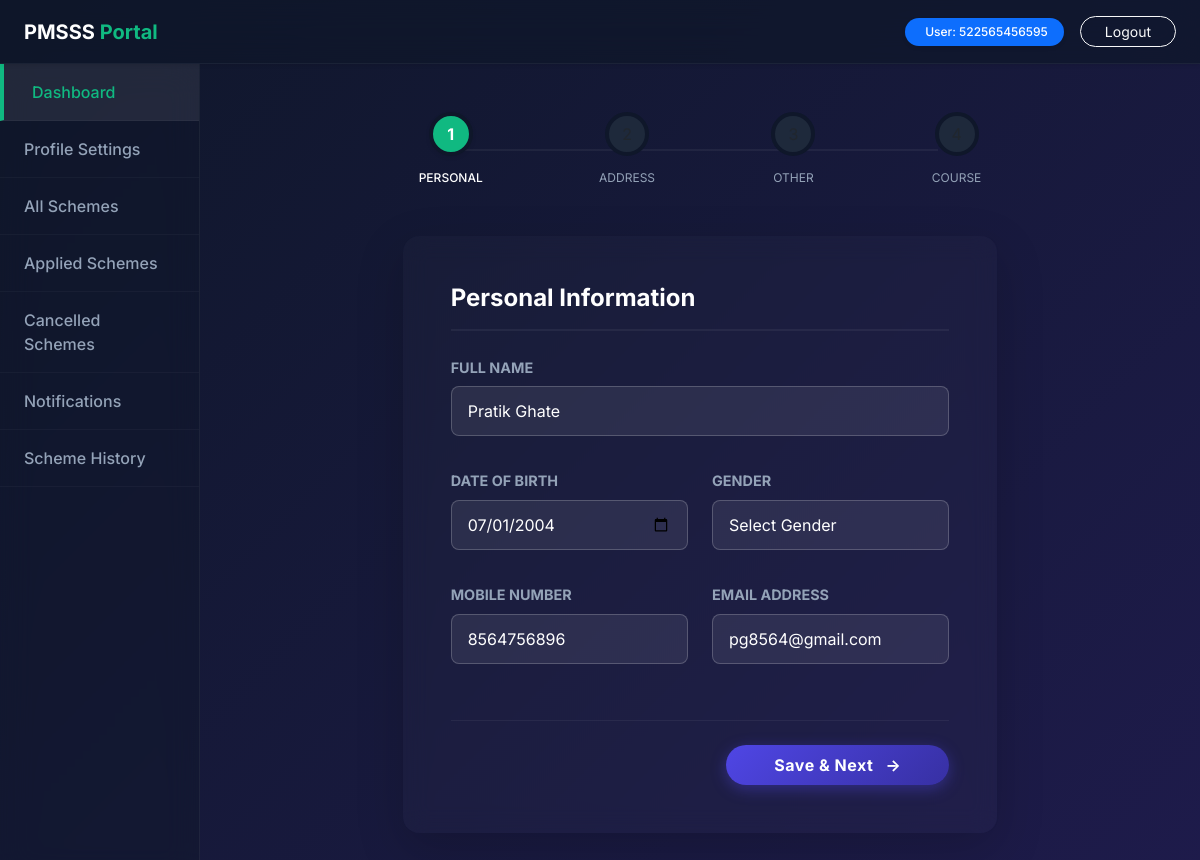
Before: /student/profile/ (signed in) with the older database file.
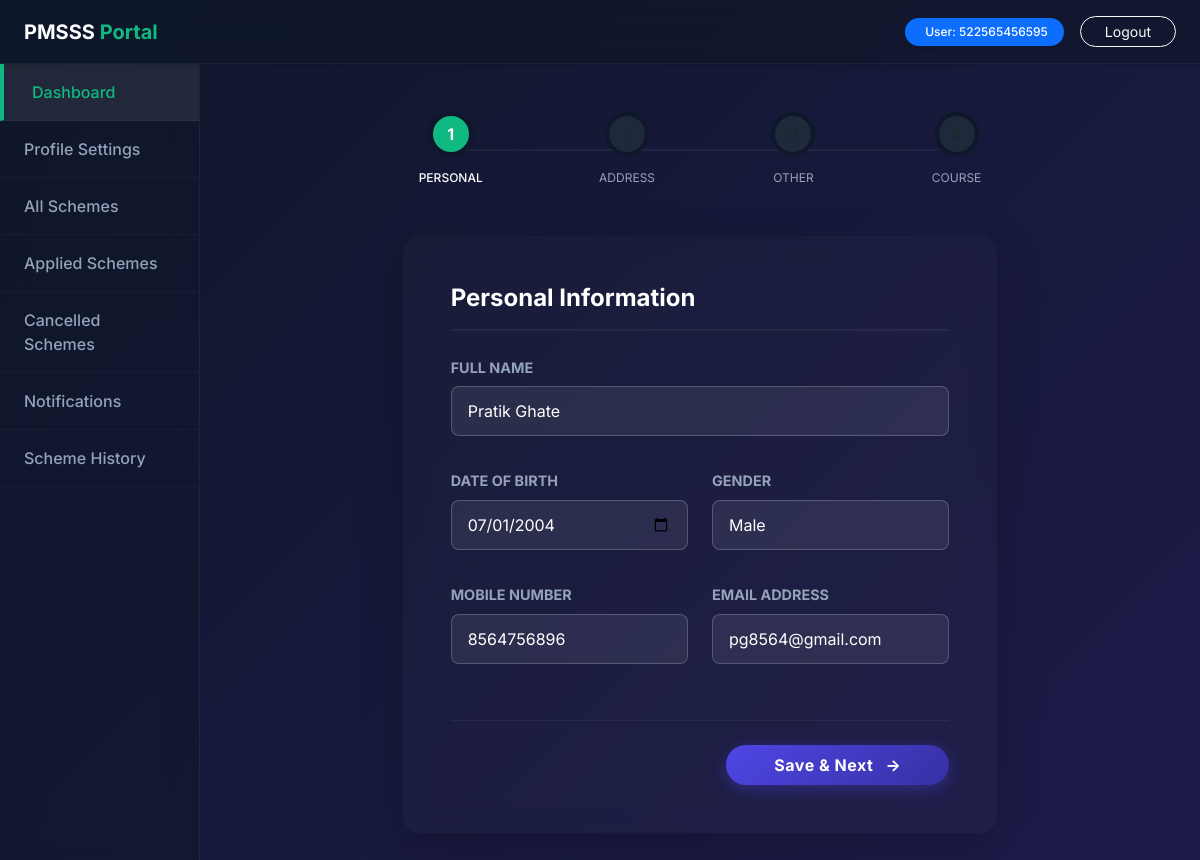
After: the same page with the newer database file.
### accounts/models.py (models this page shows)
class StudentProfile(models.Model):
    student = models.OneToOneField(User, on_delete=models.CASCADE)
    full_name = models.CharField(max_length=100)
    dob = models.DateField(null=True)
    gender = models.CharField(max_length=10, null=True)
    mobile = models.CharField(max_length=10, null=True)
    email = models.EmailField(null=True)
    address = models.TextField(null=True)
    district = models.CharField(max_length=50, null=True)
    state = models.CharField(max_length=50, null=True)
    pincode = models.CharField(max_length=6, null=True)
    caste = models.CharField(max_length=30, null=True)
    income = models.IntegerField(null=True)
    course = models.CharField(max_length=50, null=True)
    institute = models.CharField(max_length=100, null=True)
    year = models.IntegerField(null=True)
    last_qualification = models.CharField(max_length=100, null=True)
    hostel = models.BooleanField(default=False)

### accounts/views.py (the view, shortened to what this page needs)
# urls.py: path("student/profile/", views.profile_personal, name="profile_personal"),
@login_required
def profile_personal(request):
    profile, _ = StudentProfile.objects.get_or_create(student=request.user)
    return render(request, "profile/personal.html", {"profile": profile})

### templates/profile/personal.html (shortened to what the changed rows need)
{% extends "layout/base.html" %}
{% block content %}
<div class="row justify-content-center">
    <div class="col-md-10 col-lg-8">
        <div class="glass-card p-4 p-md-5 shadow-lg border-0" style="background: rgba(255,255,255,0.02);">
            <form method="post" action="{% url 'profile_personal' %}" class="mt-4">
                <div class="row g-4">
                    <div class="col-md-12">
                        <label class="form-label text-muted-modern small text-uppercase tracking-wide fw-bold mb-2">Full
                            Name</label>
                        <input type="text" name="full_name" value="{{profile.full_name|default:''}}"
                            class="form-control" required placeholder="Enter your full name">
                    </div>
                    <div class="col-md-6">
                        <label class="form-label text-muted-modern small text-uppercase tracking-wide fw-bold mb-2">Date
                            of Birth</label>
                        <input type="date" name="dob" value="{{profile.dob|date:'Y-m-d'|default:''}}"
                            class="form-control" required>
                    </div>
                    <div class="col-md-6">
                        <label
                            class="form-label text-muted-modern small text-uppercase tracking-wide fw-bold mb-2">Gender</label>
                        <select name="gender" class="form-select">
                            <option value="">Select Gender</option>
                            <option value="Male" {% if profile.gender == "Male" %}selected{% endif %}>Male</option>
                        </select>
                    </div>
                    <div class="col-md-6">
                        <label
                            class="form-label text-muted-modern small text-uppercase tracking-wide fw-bold mb-2">Mobile
                            Number</label>
                        <input type="tel" name="mobile" value="{{profile.mobile|default:''}}" class="form-control"
                            required placeholder="10-digit mobile number" pattern="[0-9]{10}">
                    </div>
                    <div class="col-md-6">
                        <label
                            class="form-label text-muted-modern small text-uppercase tracking-wide fw-bold mb-2">Email
                            Address</label>
                        <input type="email" name="email" value="{{profile.email|default:''}}" class="form-control"
                            required placeholder="your.email@example.com">
                    </div>
                </div>
            </form>
        </div>
    </div>
</div>
{% endblock %}

Changed rows visible on the page:
changed StudentProfile "Pratik Ghate": gender (not shown) → "Male"
Other visible differences:
form field gender: "Select Gender" → (not shown)
